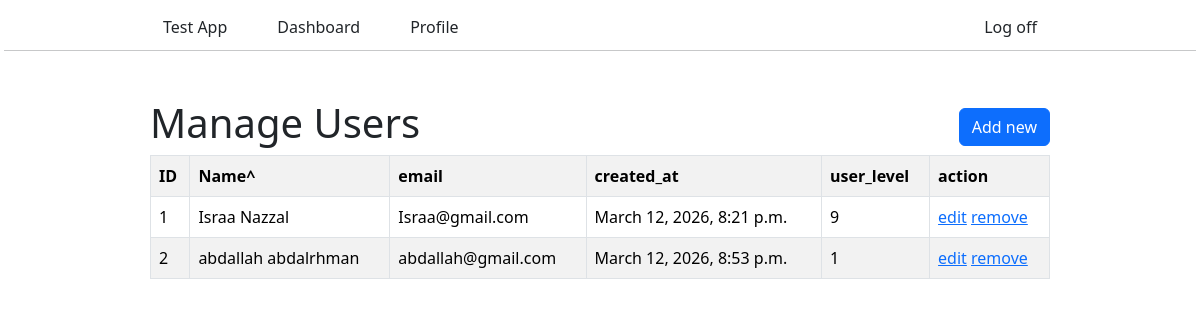
The page /dashboard (signed in) on the database its author committed.
### user_dashboard_app/models.py (models this page shows, shortened)
class User(models.Model):
    first_name = models.CharField(max_length=35)
    last_name = models.CharField(max_length=35)
    email = models.EmailField(unique=True)
    password = models.CharField(max_length=255)
    description = models.TextField(null=True)
    user_level = models.IntegerField()
    created_at = models.DateTimeField(auto_now_add=True)
    updated_at = models.DateTimeField(auto_now=True)
    objects = UserValidator()

### user_dashboard_app/views.py (the view)
# urls.py: path('dashboard', views.dashboard),
def dashboard(request):
    if 'user_id' not in request.session:
        return redirect('/register')
    user = User.objects.get(id = request.session['user_id'])
    if not user:
        return redirect('/register')
    users = User.objects.all()
    context = {'users' : users}
    if user.user_level == 9:
        return render(request, 'admin_dashboard.html', context=context)
    return render(request, 'dashboard.html', context=context)

### user_dashboard_app/templates/admin_dashboard.html (shortened to what this page needs)
<!doctype html>
<html lang="en">
  <head>
    <link
      href="https://cdn.jsdelivr.net/npm/bootstrap@5.3.8/dist/css/bootstrap.min.css"
      rel="stylesheet"
    />
  </head>
  <body>
    <header class="align-items-center m-auto mt-2 w-75">
      <div class="d-flex justify-content-between align-items-center">
        <div class="d-flex gap-4">
          <button class="btn" onclick="home()">Test App</button>
          <button class="btn" onclick="dashboard()">Dashboard</button>
          <button class="btn" onclick="profile()">Profile</button>
        </div>
        <button class="btn" onclick="logout()">Log off</button>
      </div>
    </header>
    <hr class="m-1" />
    <main>
      <div
        class="d-flex justify-content-between w-75 m-auto align-items-center mt-5"
      >
        <h1>Manage Users</h1>
        <button class="btn btn-primary h-25">Add new</button>
      </div>
      <table class="table table-bordered table-striped w-75 m-auto">
        <tr>
          <th>ID</th>
          <th>Name^</th>
          <th>email</th>
          <th>created_at</th>
          <th>user_level</th>
          <th>action</th>
        </tr>
        {% for user in users %}
        <tr>
          <td>{{user.id}}</td>
          <td>{{user.first_name}} {{user.last_name}}</td>
          <td>{{user.email}}</td>
          <td>{{user.created_at}}</td>
          <td>{{user.user_level}}</td>
          <td>
            <a href="/edit/{{user.id}}" class="mr-2">edit</a>
            <a href="/remove/{{user.id}}" class="ml-2">remove</a>
          </td>
        </tr>
        {% endfor %}
      </table>
    </main>
  </body>
</html>

### rows shown on the page
User: id "1", first_name "Israa", last_name "Nazzal", email "Israa@gmail.com", created_at "March 12, 2026, 8:21 p.m.", user_level "9"
User: id "2", first_name "abdallah", last_name "abdalrhman", email "abdallah@gmail.com", created_at "March 12, 2026, 8:53 p.m.", user_level "1"
